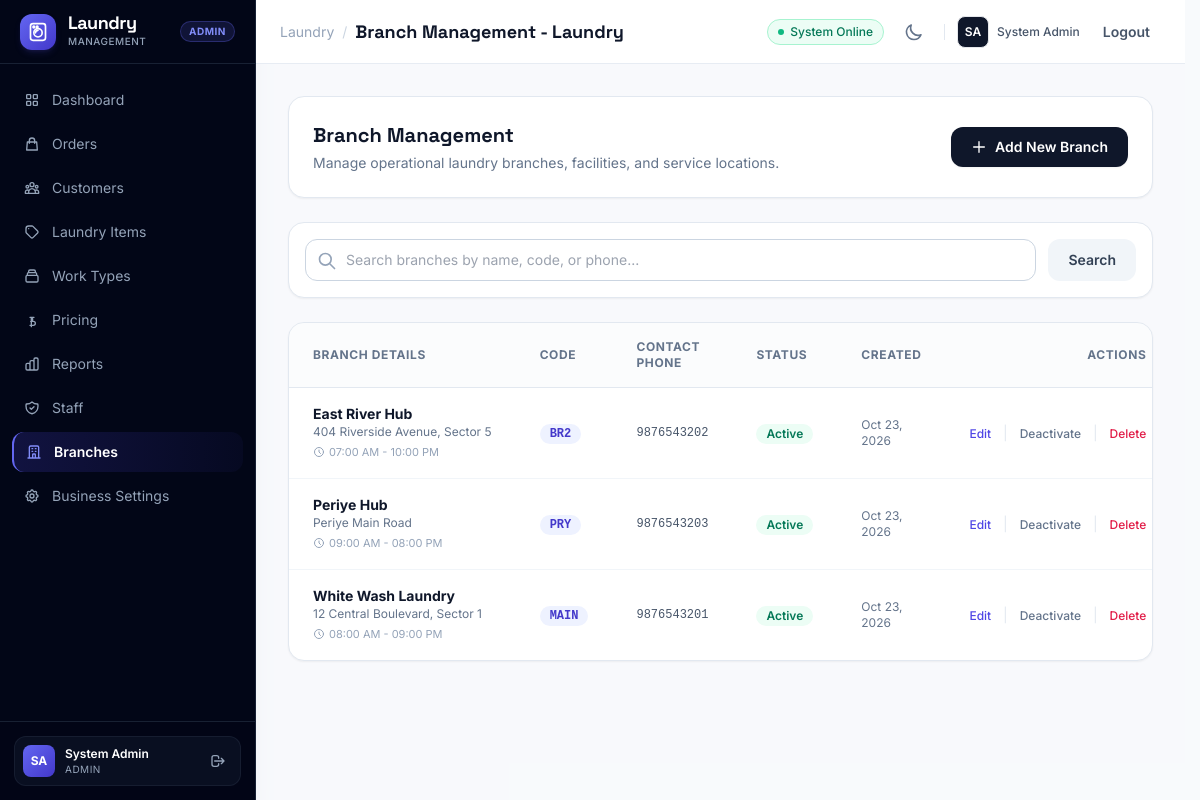
The app's page /laundry-lms/admin/branches (signed in) with its own data.
### tables this page shows
CREATE TABLE `branches` (
  `id` bigint(20) unsigned NOT NULL AUTO_INCREMENT,
  `name` varchar(100) NOT NULL,
  `code` varchar(20) NOT NULL,
  `phone` varchar(20) DEFAULT NULL,
  `address` text DEFAULT NULL,
  `working_hours` varchar(100) DEFAULT NULL,
  `is_active` tinyint(1) NOT NULL DEFAULT 1,
  `created_at` timestamp NOT NULL DEFAULT current_timestamp(),
  `updated_at` timestamp NOT NULL DEFAULT current_timestamp() ON UPDATE current_timestamp(),
  `deleted_at` timestamp NULL DEFAULT NULL,
  PRIMARY KEY (`id`),
  UNIQUE KEY `uq_branches_code` (`code`),
  KEY `idx_branches_active` (`is_active`)
);

### views/pages/admin/branches/index.php (the view, shortened to what the rows shown need)
<div class="space-y-6">
    <div class="flex flex-col sm:flex-row justify-between items-start sm:items-center gap-4 bg-white p-6 rounded-2xl border border-slate-200 shadow-sm">
        <div>
            <h2 class="text-xl font-bold text-slate-900 font-display">Branch Management</h2>
        </div>
    </div>
    <div class="bg-white rounded-2xl border border-slate-200 shadow-sm overflow-hidden">
        <div class="overflow-x-auto">
            <table class="w-full text-left border-collapse">
                <thead>
                    <tr class="bg-slate-50/50 border-b border-slate-200 text-xs font-semibold text-slate-500 uppercase tracking-wider">
                        <th class="px-6 py-4">Branch Details</th>
                        <th class="px-6 py-4">Code</th>
                        <th class="px-6 py-4">Contact Phone</th>
                        <th class="px-6 py-4">Status</th>
                        <th class="px-6 py-4">Created</th>
                        <th class="px-6 py-4 text-right">Actions</th>
                    </tr>
                </thead>
                <tbody class="divide-y divide-slate-100 text-sm">
                    <?php if (empty($branches)): ?>
                        <tr>
                            <td colspan="6" class="px-6 py-12 text-center text-slate-400">
                                No branches found matching your criteria.
                            </td>
                        </tr>
                    <?php else: ?>
                        <?php foreach ($branches as $b): ?>
                            <tr class="hover:bg-slate-50/50 transition-colors">
                                <td class="px-6 py-4">
                                    <div class="font-bold text-slate-900"><?= htmlspecialchars($b['name']) ?></div>
                                    <?php if (!empty($b['address'])): ?>
                                        <div class="text-xs text-slate-500 truncate max-w-xs"><?= htmlspecialchars($b['address']) ?></div>
                                    <?php endif; ?>
                                    <?php if (!empty($b['working_hours'])): ?>
                                        <div class="text-[11px] text-slate-400 mt-0.5 flex items-center gap-1">
                                            <svg class="w-3 h-3 text-slate-400 shrink-0" fill="none" stroke="currentColor" viewBox="0 0 24 24"><path stroke-linecap="round" stroke-linejoin="round" stroke-width="2" d="M12 8v4l3 3m6-3a9 9 0 11-18 0 9 9 0 0118 0z"></path></svg>
                                            <span class="truncate max-w-xs"><?= htmlspecialchars($b['working_hours']) ?></span>
                                        </div>
                                    <?php endif; ?>
                                </td>
                                <td class="px-6 py-4">
                                    <span class="inline-flex items-center px-2.5 py-0.5 rounded-full text-xs font-semibold bg-indigo-50 text-indigo-700 font-mono">
                                        <?= htmlspecialchars($b['code']) ?>
                                    </span>
                                </td>
                                <td class="px-6 py-4 font-mono text-slate-600 text-xs">
                                    <?= !empty($b['phone']) ? htmlspecialchars($b['phone']) : '<span class="text-slate-400 italic">None</span>' ?>
                                </td>
                                <td class="px-6 py-4">
                                    <?php if ((int)$b['is_active'] === 1): ?>
                                        <span class="inline-flex items-center px-2.5 py-0.5 rounded-full text-xs font-semibold bg-emerald-50 text-emerald-700">Active</span>
                                    <?php else: ?>
                                        <span class="inline-flex items-center px-2.5 py-0.5 rounded-full text-xs font-semibold bg-rose-50 text-rose-700">Inactive</span>
                                    <?php endif; ?>
                                </td>
                                <td class="px-6 py-4 text-slate-500 text-xs">
                                    <?= date('M j, Y', strtotime($b['created_at'])) ?>
                                </td>
                                <td class="px-6 py-4 text-right space-x-2 whitespace-nowrap">
                                    <button type="button"
                                            onclick='openEditBranchModal(<?= json_encode($b, JSON_HEX_TAG | JSON_HEX_APOS | JSON_HEX_QUOT | JSON_HEX_AMP) ?>)'
                                            class="text-indigo-600 hover:text-indigo-900 font-medium text-xs">
                                        Edit
                                    </button>
                                    <span class="text-slate-200">|</span>
                                    <form action="/laundry-lms/admin/branches/toggle-status" method="POST" class="inline" onsubmit="return confirm('Toggle status for this branch?');">
                                        <button type="submit" class="text-slate-500 hover:text-slate-800 font-medium text-xs">
                                            <?= ((int)$b['is_active'] === 1) ? 'Deactivate' : 'Activate' ?>
                                        </button>
                                    </form>
                                    <span class="text-slate-200">|</span>
                                    <form action="/laundry-lms/admin/branches/delete" method="POST" class="inline" onsubmit="return confirm('Delete this branch? (Will fail if orders or staff are attached)');">
                                        <button type="submit" class="text-rose-600 hover:text-rose-900 font-medium text-xs">
                                            Delete
                                        </button>
                                    </form>
                                </td>
                            </tr>
                        <?php endforeach; ?>
                    <?php endif; ?>
                </tbody>
            </table>
        </div>
    </div>
</div>

### records on screen
branches: name "East River Hub", address "404 Riverside Avenue, Sector 5", working_hours "07:00 AM - 10:00 PM", code "BR2", phone "9876543202", is_active "Active", created_at "Oct 23, 2026"
branches: name "Periye Hub", address "Periye Main Road", working_hours "09:00 AM - 08:00 PM", code "PRY", phone "9876543203", is_active "Active", created_at "Oct 23, 2026"
branches: name "White Wash Laundry", address "12 Central Boulevard, Sector 1", working_hours "08:00 AM - 09:00 PM", code "MAIN", phone "9876543201", is_active "Active", created_at "Oct 23, 2026"

### other values on screen
Security::e($role === 'staff' ? 'Staff' : 'Admin') "ADMIN"
Security::e($item['label']) "Dashboard"
Security::e($item['label']) "Orders"
Security::e($item['label']) "Customers"
Security::e($item['label']) "Laundry Items"
Security::e($item['label']) "Work Types"
Security::e($item['label']) "Pricing"
Security::e($item['label']) "Reports"
Security::e($item['label']) "Staff"
Security::e($item['label']) "Branches"
Security::e($item['label']) "Business Settings"
Security::e($userInitials) "SA"
Security::e($userName) "System Admin"
Security::e($role) "ADMIN"
Security::e($pageTitle) "Branch Management - Laundry"
